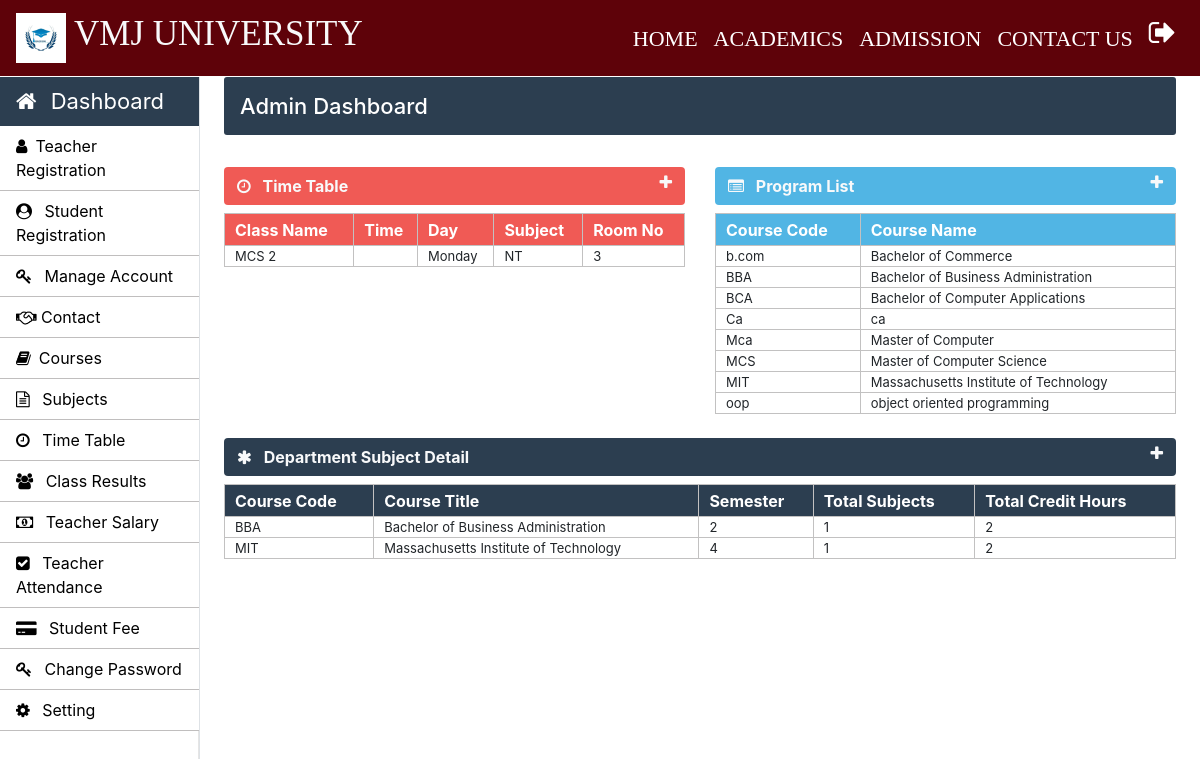
Before: /admin/admin-index.php (signed in) with the older database file.
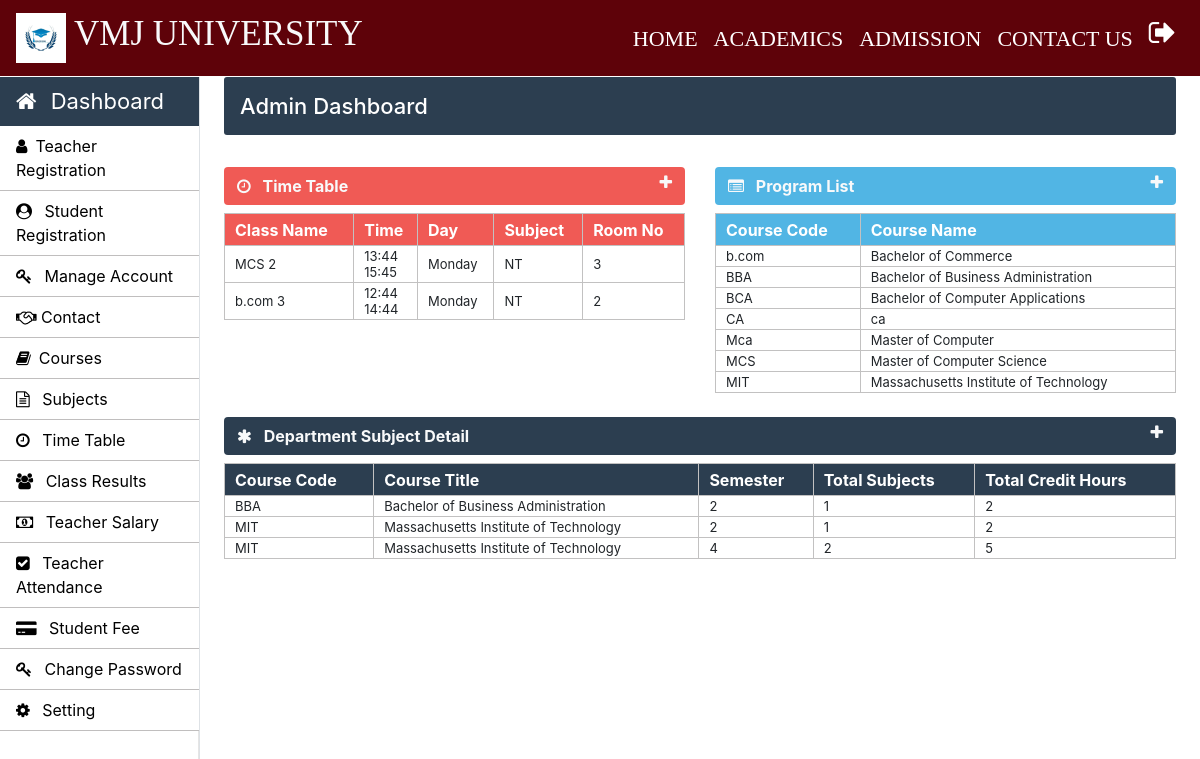
After: the same page with the newer database file.
### tables this page shows
CREATE TABLE IF NOT EXISTS `time_table` (
  `id` int NOT NULL AUTO_INCREMENT,
  `course_code` varchar(10) NOT NULL,
  `semester` int NOT NULL,
  `timing_from` varchar(10) NOT NULL,
  `timing_to` varchar(10) NOT NULL,
  `day` varchar(20) NOT NULL,
  `subject_code` varchar(20) NOT NULL,
  `room_no` int NOT NULL,
  PRIMARY KEY (`id`)
);

CREATE TABLE IF NOT EXISTS `weekdays` (
  `day_id` int NOT NULL AUTO_INCREMENT,
  `day_name` varchar(15) NOT NULL,
  PRIMARY KEY (`day_id`)
);

CREATE TABLE IF NOT EXISTS `courses` (
  `course_code` varchar(10) NOT NULL,
  `course_name` varchar(50) NOT NULL,
  `semester_or_year` varchar(10) NOT NULL,
  `no_of_year` int NOT NULL,
  PRIMARY KEY (`course_code`)
);

### admin/admin-index.php (the view, shortened to what this page needs)
	<?php include('../common/common-header.php') ?>
	<?php include('../common/admin-sidebar.php') ?>
		<main role="main" class="col-xl-10 col-lg-9 col-md-8 ml-sm-auto px-md-4 mb-2 w-100 page-content-index">
			<div class="flex-wrap flex-md-no-wrap pt-3 pb-2 mb-3 text-white admin-dashboard pl-3">
				<h4>Admin Dashboard </h4>
			</div>
			<div class="row">
				<div class=" col-lg-6 col-md-12 col-sm-12 ">
					<div>
						<section class="mt-3">
							<div class="btn btn-block table-one text-light d-flex">
								<span class="font-weight-bold"><i class="fa fa-clock-o mr-2" aria-hidden="true"></i> Time Table</span>
								<a href="" class="ml-auto" data-toggle="collapse" data-target="#collapseOne"><i class="fa fa-plus text-light" aria-hidden="true"></i></a>
							</div>
							<div class="collapse show mt-2" id="collapseOne">
								<table class="w-100 table-elements table-one-tr"cellpadding="2">
									<tr class="pt-5 table-one text-white" style="height: 32px;">
										<th>Class Name</th>
										<th>Time</th>
										<th>Day</th>
										<th>Subject</th>
										<th>Room No</th>
									</tr>
									<?php
										$query="select * from time_table tt inner join weekdays wd on tt.day=wd.day_id";
										$run=mysqli_query($con,$query);
										while($row=mysqli_fetch_array($run)) {
											echo "<tr>";
											echo "<td>".$row["course_code"]." ".$row["semester"]."</td>";
											echo "<td>".$row["timing_from"]."<br>".$row["timing_to"]."</td>";
											echo "<td>".$row["day_name"]."</td>";
											echo "<td>".$row["subject_code"]."</td>";
											echo "<td>".$row["room_no"]."</td>";
											echo "</tr>";
										}
									?>
								</table>
							</div>
						</section>
					</div>
				</div>
				<div class=" col-lg-6 col-md-12 col-sm-12">
					<div>
						<section class="mt-3">
							<div class="btn btn-block table-two text-light d-flex">
								<span class="font-weight-bold"><i class="fa fa-list-alt mr-2" aria-hidden="true"></i> Program List</span>
								<a href="" class="ml-auto" data-toggle="collapse" data-target="#collapsetwo"><i class="fa fa-plus text-light" aria-hidden="true"></i></a>
							</div>
							<div class="collapse show mt-2" id="collapsetwo">
								<table class="w-100 table-elements table-two-tr"cellpadding="2">
									<tr class="pt-5 table-two text-white" style="height: 32px;">
										<th>Course Code</th>
										<th>Course Name</th>
									</tr>
									<?php
										$query="select course_name,course_code from courses";
										$run=mysqli_query($con,$query);
										while($row=mysqli_fetch_array($run)) { ?>
											<tr>
												<td><?php echo $row['course_code'] ?></td>
												<td><?php echo $row['course_name'] ?></td>
											</tr>
										<?php }
									?>
								</table>
							</div>
						</section>
					</div>
				</div>
				<div class="col-md-12">
					<div>
						<section class="mt-4">
							<div class="btn btn-block table-three text-light d-flex">
								<span class="font-weight-bold"><i class="fa fa-asterisk mr-2" aria-hidden="true"></i> Department Subject Detail</span>
								<a href="" class="ml-auto" data-toggle="collapse" data-target="#collapsethree"><i class="fa fa-plus text-light" aria-hidden="true"></i></a>
							</div>
							<div class="collapse show mt-2" id="collapsethree">
								<table class="w-100 table-elements table-three-tr"cellpadding="2">
									<tr class="pt-5 table-three text-white" style="height: 32px;">
										<th>Course Code</th>
										<th>Course Title</th>
										<th>Semester</th>
										<th>Total Subjects</th>
										<th>Total Credit Hours</th>
									</tr>
									<?php
										$query="select course_code,course_name,semester,count(subject_code) as subject_code,sum(credit_hours) as credit_hours from course_subjects join courses using(course_code) group by course_code, semester";
										$run=mysqli_query($con,$query);
										while($row=mysqli_fetch_array($run)) {
											echo "<tr>";
											echo "<td>".$row["course_code"]."</td>";
											echo "<td>".$row["course_name"]."</td>";
											echo "<td>".$row["semester"]."</td>";
											echo "<td>".$row["subject_code"]."</td>";
											echo "<td>".$row["credit_hours"]."</td>";
											echo "</tr>";
										}
									?>
								</table>
							</div>
						</section>
					</div>
				</div>
			</div>
		</main>
	</body>
</html>

Changed rows visible on the page:
removed courses: course_code "Ca", course_name "ca"
removed courses: course_code "oop", course_name "object oriented programming"
changed time_table "MCS": timing_from (not shown) → "13:44"; timing_to (not shown) → "15:45"
added time_table: course_code "b.com", semester "3", timing_from "12:44", timing_to "14:44", weekdays.day_name "Monday", subject_code "NT", room_no "2"
added courses: course_code "CA", course_name "ca"
Other visible differences:
new list line: "MIT Massachusetts Institute of Technology 2 1 2"
new list line: "MIT Massachusetts Institute of Technology 4 2 5"
list line gone: "MIT Massachusetts Institute of Technology 4 1 2"
